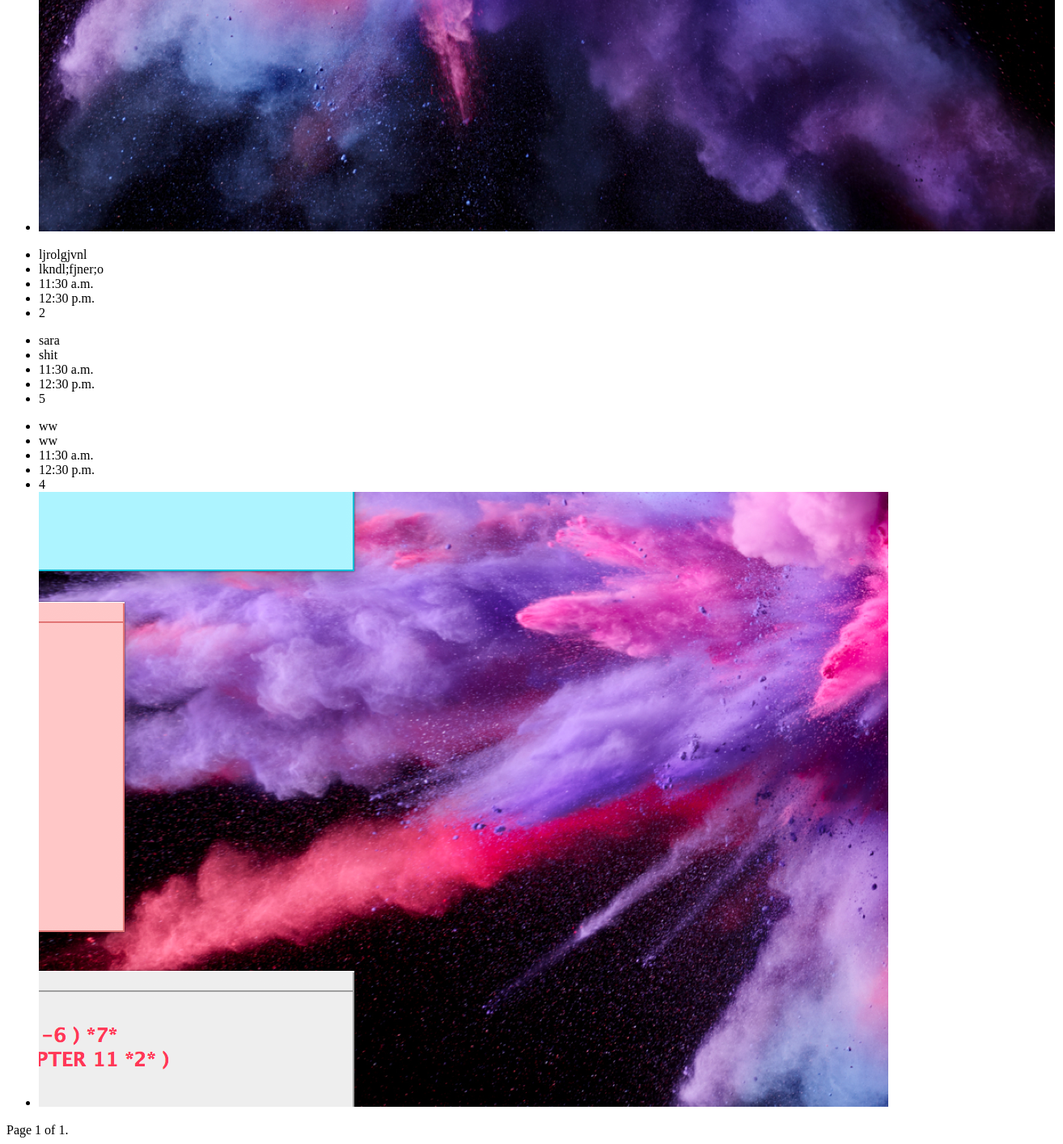
The page /list/ (lower part) on the database as committed earlier.
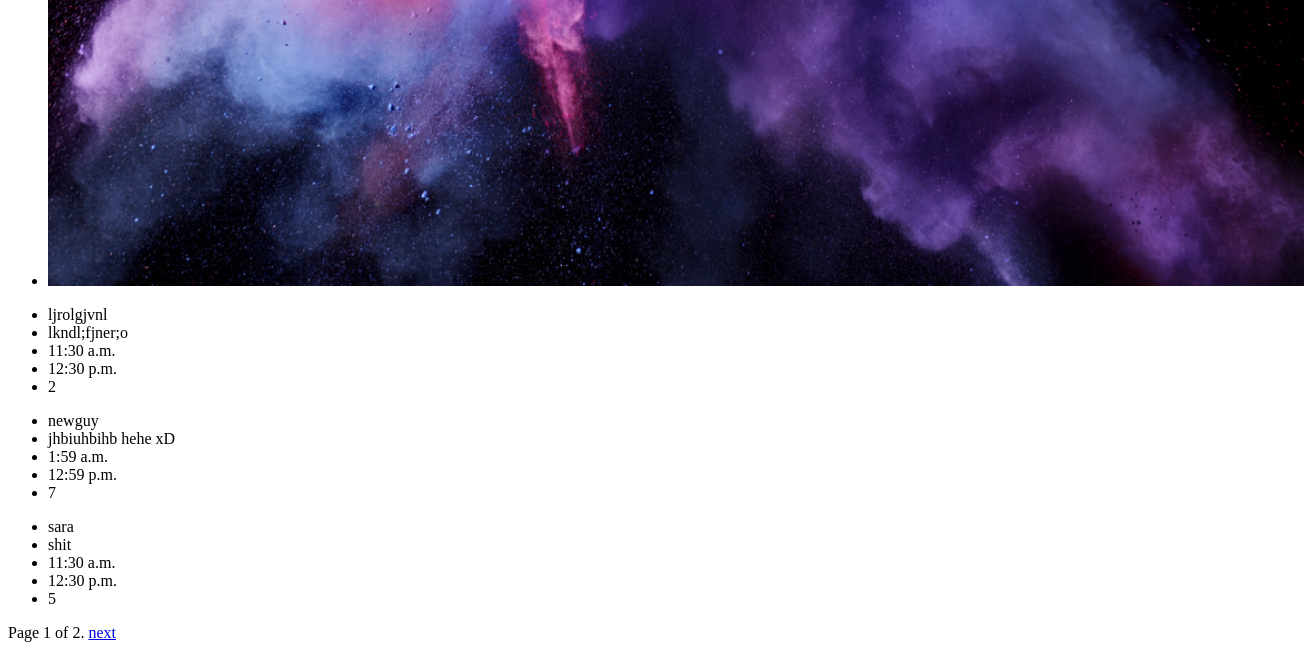
The same page on the database as committed later.
### restaurants/models.py (models this page shows, shortened)
class Restaurant(models.Model):
	name =models.CharField(max_length=220, unique=True)
	description = models.TextField()
	opening_time= models.TimeField()
	closing_time= models.TimeField()
	logo=  models.ImageField(null=True , blank=True, upload_to="restaurant_images")
	slug = models.SlugField(blank =True)
	class Meta:
		ordering = ['name']

### restaurants/views.py (the view)
# urls.py: url(r'^list/$', views.restaurant_list, name="restaurant_list" ),
def restaurant_list(request):
	object_list = Restaurant.objects.all()
	query = request.GET.get("q")
	if query:
		object_list = object_list.filter(name__icontains=query)
	paginator = Paginator(object_list, 5)
	page = request.GET.get('page')
	try:
		objects = paginator.page(page)
	except PageNotAnInteger:
		objects = paginator.page(1)
	except EmptyPage:
		objects = paginator.page(paginator.num_pages)
	context = {
		"objects":objects,
	}
	return render(request, 'restaurant_list.html', context)

### restaurants/templates/restaurant_list.html (shortened to what this page needs)
    {% for restaurant in objects %}
    <ul>
        <li>{{restaurant.name}}</li>
        <li>{{restaurant.description}}</li>
        <li>{{restaurant.opening_time}}</li>
        <li>{{restaurant.closing_time}}</li>
        <li>{{restaurant.id}}</li>
        {% if restaurant.logo %}
        <li><img src="{{restaurant.logo.url}}" alt=""></li>
        {% endif %}
    </ul>
    {% endfor %}
    <div class="pagination">
        <span class="step-links">
            <span class="current">
                Page {{ objects.number }} of {{ objects.paginator.num_pages }}.
            </span>
            {% if objects.has_next %}
                <a href="?page={{ objects.next_page_number }}&q={{ request.GET.q }}">next</a>
            {% endif %}
        </span>
    </div>

Rows that differ between the two databases and show on the page:
no longer on this page (row unchanged): Restaurant: name "ww", description "ww", opening_time "11:30 a.m.", closing_time "12:30 p.m.", id "4", logo (picture)
added Restaurant: name "newguy", description "jhbiuhbihb hehe xD", opening_time "1:59 a.m.", closing_time "12:59 p.m.", id "7"
Other text that changed with them:
{{ objects.paginator.num_pages }}: "1" → "2"
text now shown: "next"
